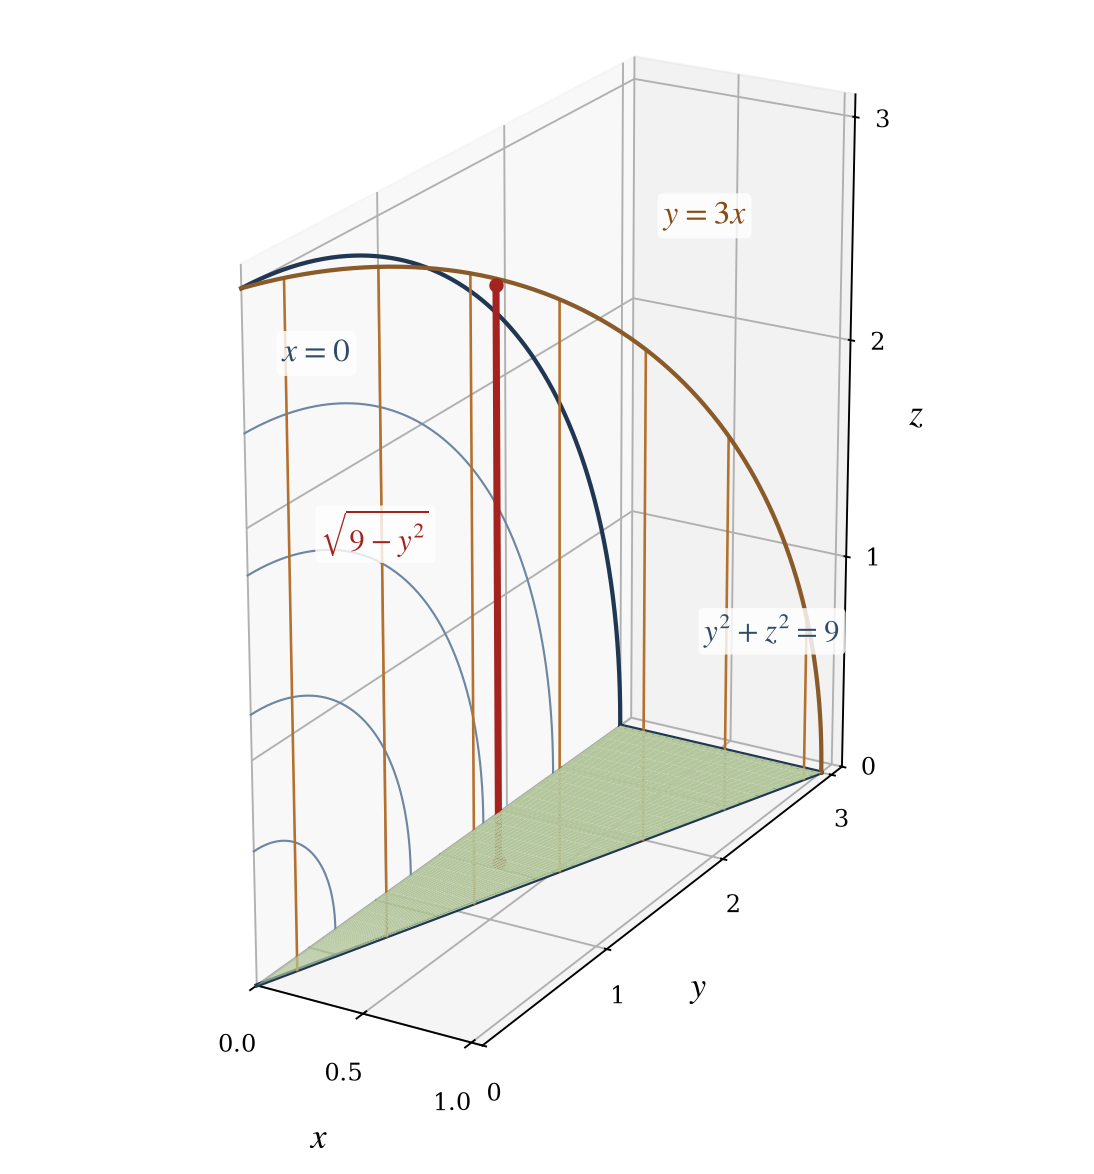

The script that saved this image:
"""Draw the solid of Exercise 15.7.50 as a see-through surface sketch.

The solid is the part of the quarter cylinder y**2 + z**2 <= 9 that lies between
the planes x = 0 and y = 3x, above z = 0. The triangular base z = 0 is filled, the
flat end x = 0 is drawn as concentric quarter arcs, the plane y = 3x carries
vertical ribs, and one red segment marks a typical range 0 <= z <= sqrt(9 - y**2).
"""

from base64 import b64encode
from pathlib import Path

import matplotlib
import numpy as np
from matplotlib import pyplot as plt

HEIGHT = 3.0
ANGLE = np.linspace(0.0, np.pi / 2, 240)


def draw_base(axes):
    """Fill the triangular base z = 0 and mark its straight edges."""
    floor_y, floor_fraction = np.meshgrid(np.linspace(0.0, HEIGHT, 60), np.linspace(0.0, 1.0, 30))
    axes.plot_surface(floor_fraction * floor_y / 3.0, floor_y, np.zeros_like(floor_y),
                      color="#b3c69c", alpha=1.0, linewidth=0.0, shade=False)
    for sample_y in np.linspace(0.4, HEIGHT, 6):
        axes.plot([0.0, sample_y / 3.0], [sample_y, sample_y], [0.0, 0.0],
                  color="#7d9163", linewidth=0.8, alpha=0.9)
    axes.plot([0.0, 1.0], [0.0, 3.0], [0.0, 0.0], color="#1f3752", linewidth=1.8)
    axes.plot([1.0, 0.0], [3.0, 3.0], [0.0, 0.0], color="#1f3752", linewidth=1.8)


def draw_end_face(axes):
    """Draw the quarter disk in the plane x = 0 as concentric arcs."""
    for fraction in np.linspace(0.2, 1.0, 5):
        axes.plot(np.zeros_like(ANGLE), fraction * HEIGHT * np.sin(ANGLE),
                  fraction * HEIGHT * np.cos(ANGLE), color="#6d86a3", linewidth=0.9)
    axes.plot(np.zeros_like(ANGLE), HEIGHT * np.sin(ANGLE), HEIGHT * np.cos(ANGLE),
              color="#1f3752", linewidth=1.8)


def draw_slanted_plane(axes):
    """Draw the plane y = 3x with vertical ribs and its curved upper edge."""
    for sample_y in np.linspace(0.2, 2.9, 7):
        top_height = np.sqrt(max(HEIGHT**2 - sample_y**2, 0.0))
        axes.plot([sample_y / 3.0, sample_y / 3.0], [sample_y, sample_y], [0.0, top_height],
                  color="#b4702c", linewidth=1.1)
    axes.plot(HEIGHT * np.sin(ANGLE) / 3.0, HEIGHT * np.sin(ANGLE), HEIGHT * np.cos(ANGLE),
              color="#8a5a28", linewidth=1.8)


def draw_probe_segment(axes):
    """Mark a vertical segment 0 <= z <= sqrt(9 - y**2) at one interior point."""
    sample_x, sample_y = 0.25, 1.50
    top_height = np.sqrt(HEIGHT**2 - sample_y**2)
    axes.plot([sample_x, sample_x], [sample_y, sample_y], [0.0, top_height],
              color="#a4231f", linewidth=3.0, solid_capstyle="round")
    axes.scatter([sample_x, sample_x], [sample_y, sample_y], [0.0, top_height],
                 color="#a4231f", s=26, depthshade=False)


def main():
    """Draw the solid of Exercise 15.7.50 and save the figure with its Base64 text."""
    matplotlib.rcParams.update({
        "font.family": "serif",
        "font.serif": ["DejaVu Serif"],
        "mathtext.fontset": "stix",
        "figure.dpi": 170,
    })

    figure = plt.figure(figsize=(7.6, 6.8), dpi=170)
    axes = figure.add_subplot(projection="3d")

    draw_base(axes)
    draw_end_face(axes)
    draw_slanted_plane(axes)
    draw_probe_segment(axes)

    label_box = {"boxstyle": "round,pad=0.18", "facecolor": "white", "alpha": 0.82, "edgecolor": "none"}
    axes.text(0.02, 0.25, 2.62, r"$x = 0$", color="#2f4b68", fontsize=14, bbox=label_box)
    axes.text(0.50, 2.45, 2.62, r"$y = 3x$", color="#8a4b14", fontsize=14, bbox=label_box)
    axes.text(0.55, 2.75, 0.62, r"$y^2 + z^2 = 9$", color="#2f4b68", fontsize=13, bbox=label_box)
    axes.text(-0.48, 1.30, 1.35, r"$\sqrt{9-y^2}$", color="#a4231f", fontsize=13, bbox=label_box)

    axes.set_xlabel(r"$x$", fontsize=15, labelpad=8)
    axes.set_ylabel(r"$y$", fontsize=15, labelpad=8)
    axes.set_zlabel(r"$z$", fontsize=15, labelpad=8)
    axes.set_xlim(0.0, 1.05)
    axes.set_ylim(0.0, 3.1)
    axes.set_zlim(0.0, 3.1)
    axes.set_box_aspect((0.55, 1.6, 1.6))
    axes.view_init(elev=22, azim=-60)
    axes.set_xticks([0.0, 0.5, 1.0])
    axes.set_yticks([0.0, 1.0, 2.0, 3.0])
    axes.set_zticks([0.0, 1.0, 2.0, 3.0])
    axes.tick_params(labelsize=10)

    figure.tight_layout()
    output_path = Path(__file__).with_name("part1_figure1.png")
    figure.savefig(output_path, dpi=170, bbox_inches="tight", facecolor="white")
    print(output_path.resolve())

    encoded = b64encode(output_path.read_bytes()).decode("ascii")
    text_path = output_path.with_name("part1_figure1.b64.txt")
    text_path.write_text(encoded, encoding="ascii")
    print(text_path.resolve())
    print(f"base64 length: {len(encoded)}")


if __name__ == "__main__":
    main()
